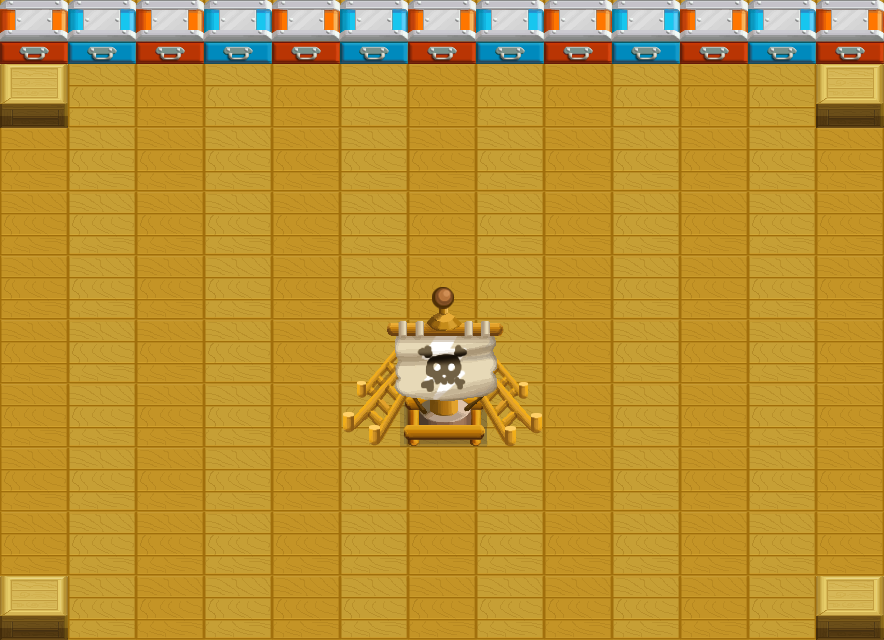

This game map was drawn from its Tiled (.tmx) file and the tilesets committed beside it. A one-line description and the trimmed map source follow:
An orthogonal 13x10 tile map with 68x64 px tiles, 4 tile layers (bg, object, block, fg) and 8 objects (boss3, birthpoint, proprate, boss1, boss2).

<map version="1.0" orientation="orthogonal" width="13" height="10" tilewidth="68" tileheight="64">
 <tileset firstgid="1" name="haidao" tilewidth="68" tileheight="64">
  <image source="haidao.png" width="340" height="512" />
  <tile id="2">
   <properties>
    <property name="block" value="1" />
    <property name="move" value="1" />
    <property name="shadow" value="1" />
   </properties>
  </tile>
  <tile id="3">
   <properties>
    <property name="block" value="1" />
    <property name="shadow" value="1" />
   </properties>
  </tile>
  <tile id="4">
   <properties>
    <property name="block" value="1" />
    <property name="shadow" value="1" />
   </properties>
  </tile>
  <tile id="11">
   <properties>
    <property name="block" value="1" />
   </properties>
  </tile>
  <tile id="12">
   <properties>
    <property name="block" value="1" />
   </properties>
  </tile>
  <tile id="13">
   <properties>
    <property name="block" value="1" />
   </properties>
  </tile>
  <tile id="14">
   <properties>
    <property name="block" value="1" />
   </properties>
  </tile>
  <tile id="17">
   <properties>
    <property name="block" value="1" />
   </properties>
  </tile>
  <tile id="18">
   <properties>
    <property name="block" value="1" />
   </properties>
  </tile>
  <tile id="19">
   <properties>
    <property name="block" value="1" />
   </properties>
  </tile>
  <tile id="33">
   <properties>
    <property name="block" value="1" />
   </properties>
  </tile>
  <tile id="35">
   <properties>
    <property name="block" value="1" />
   </properties>
  </tile>
  <tile id="36">
   <properties>
    <property name="block" value="1" />
   </properties>
  </tile>
  <tile id="37">
   <properties>
    <property name="block" value="1" />
   </properties>
  </tile>
 </tileset>
 <layer name="bg" width="13" height="10">
  <data>[130 cells, 130 non-empty, 2 distinct tile ids]</data>
 </layer>
 <layer name="object" width="13" height="10">
  <data>[130 cells, 4 non-empty, 1 distinct tile ids]</data>
 </layer>
 <layer name="block" width="13" height="10">
  <data>[130 cells, 16 non-empty, 5 distinct tile ids]</data>
 </layer>
 <layer name="fg" width="13" height="10">
  <data>[130 cells, 4 non-empty, 4 distinct tile ids]</data>
 </layer>
 <objectgroup name="property" width="13" height="10">
  <object name="boss3" x="785" y="551">
   <properties>
    <property name="playertype" value="npc3" />
   </properties>
  </object>
  <object x="1111" y="367" width="1" />
  <object name="birthpoint" x="109" y="105">
   <properties>
    <property name="playertype" value="player" />
   </properties>
  </object>
  <object name="proprate" x="295" y="85" width="22" height="21">
   <properties>
    <property name="rate" value="0.6667" />
   </properties>
   <ellipse />
  </object>
  <object name="boss1" x="793" y="100">
   <properties>
    <property name="playertype" value="npc3" />
   </properties>
  </object>
  <object x="1011" y="254" width="1" />
  <object x="997" y="714" width="2" />
  <object name="boss2" x="107" y="552">
   <properties>
    <property name="playertype" value="npc3" />
   </properties>
  </object>
 </objectgroup>
</map>
